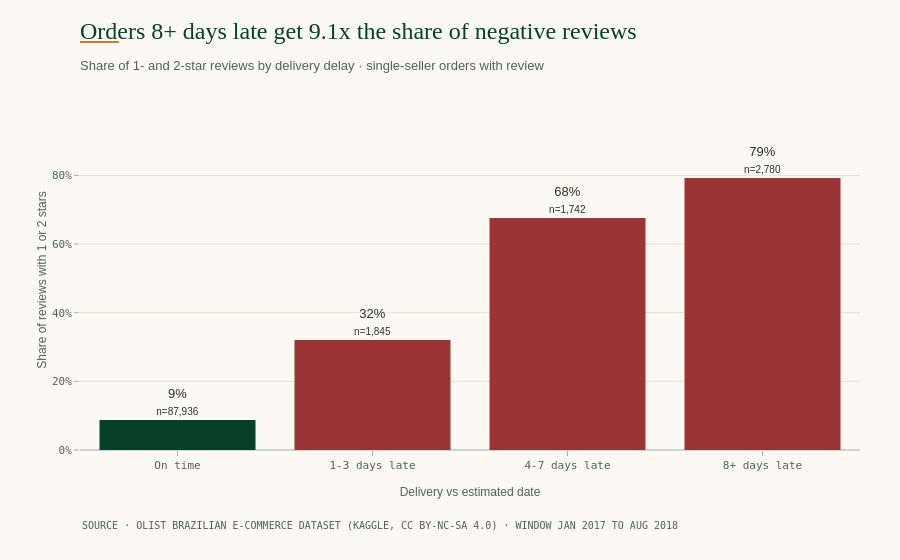

The cell this chart's notebook holds for it:
### Markdown cell above
## 4 · Delay, review and distance (Q4)

### Code cell
r = q("""
    WITH o AS (
        SELECT DISTINCT order_id, review_score,
               DATE_DIFF('day', CAST(estimated_delivery_at AS DATE), CAST(delivered_customer_at AS DATE)) AS days_late
        FROM fct_order_items
        WHERE in_window AND is_single_seller AND delivered_customer_at IS NOT NULL
          AND NOT dq_customer_before_carrier AND review_score IS NOT NULL)
    SELECT CASE WHEN days_late <= 0 THEN '1 · On time'
                WHEN days_late <= 3 THEN '2 · 1-3 days late'
                WHEN days_late <= 7 THEN '3 · 4-7 days late'
                ELSE '4 · 8+ days late' END AS bucket,
           COUNT(*) AS orders,
           AVG(review_score) AS avg_review,
           AVG(CASE WHEN review_score <= 2 THEN 1.0 ELSE 0 END) AS pct_negative
    FROM o GROUP BY 1 ORDER BY 1""")
r["label"] = r["bucket"].str[4:]
print(r[["label", "orders", "avg_review", "pct_negative"]].to_string(index=False))

colors = [C["forest_700"]] + [C["unfavorable"]] * (len(r) - 1)
fig = go.Figure()
fig.add_bar(x=r["label"], y=r["pct_negative"], marker_color=colors,
            text=[f"{v:.0%}<br><span style='font-size:10px'>n={o:,}</span>" for v, o in zip(r["pct_negative"], r["orders"])],
            textposition="outside", textfont=dict(color=C["ink"]), showlegend=False)
fig.update_yaxes(title="Share of reviews with 1 or 2 stars", tickformat=".0%",
                 range=[0, r["pct_negative"].max() * 1.25])
fig.update_xaxes(title="Delivery vs estimated date")
ratio = r["pct_negative"].iloc[-1] / r["pct_negative"].iloc[0]
finish(fig, f"Orders 8+ days late get {ratio:.1f}x the share of negative reviews",
       "Share of 1- and 2-star reviews by delivery delay · single-seller orders with review")
fig.show()
save(fig, "07_reviews_by_delay")

### Figure 1 — Plotly figure (JSON) as saved in the notebook; plotly's stock layout.template omitted (floating-point values rounded to 4 significant figures)
{"data": [{"marker": {"color": ["#06402B", "#9B3434", "#9B3434", "#9B3434"]}, "showlegend": false, "text": ["9%<br><span style='font-size:10px'>n=87,936</span>", "32%<br><span style='font-size:10px'>n=1,845</span>", "68%<br><span style='font-size:10px'>n=1,742</span>", "79%<br><span style='font-size:10px'>n=2,780</span>"], "textfont": {"color": "#2B2F2E"}, "textposition": "outside", "type": "bar", "x": ["On time", "1-3 days late", "4-7 days late", "8+ days late"], "y": [0.08714, 0.3203, 0.6762, 0.7924]}], "layout": {"annotations": [{"font": {"color": "#4F615A", "family": "IBM Plex Mono, Consolas, monospace", "size": 10}, "showarrow": false, "text": "SOURCE · OLIST BRAZILIAN E-COMMERCE DATASET (KAGGLE, CC BY-NC-SA 4.0) · WINDOW JAN 2017 TO AUG 2018", "x": 0, "xanchor": "left", "xref": "paper", "y": -0.2, "yanchor": "top", "yref": "paper"}], "shapes": [{"line": {"color": "#C97A3A", "width": 2}, "type": "line", "x0": 0, "x1": 0.05, "xref": "paper", "y0": 1.2, "y1": 1.2, "yref": "paper"}], "title": {"text": "Orders 8+ days late get 9.1x the share of negative reviews<br><span style='font-family:IBM Plex Sans, Arial, sans-serif;font-size:13px;color:#4F615A'>Share of 1- and 2-star reviews by delivery delay · single-seller orders with review</span>"}, "xaxis": {"title": {"text": "Delivery vs estimated date"}}, "yaxis": {"range": [0, 0.9906], "tickformat": ".0%", "title": {"text": "Share of reviews with 1 or 2 stars"}}}}
